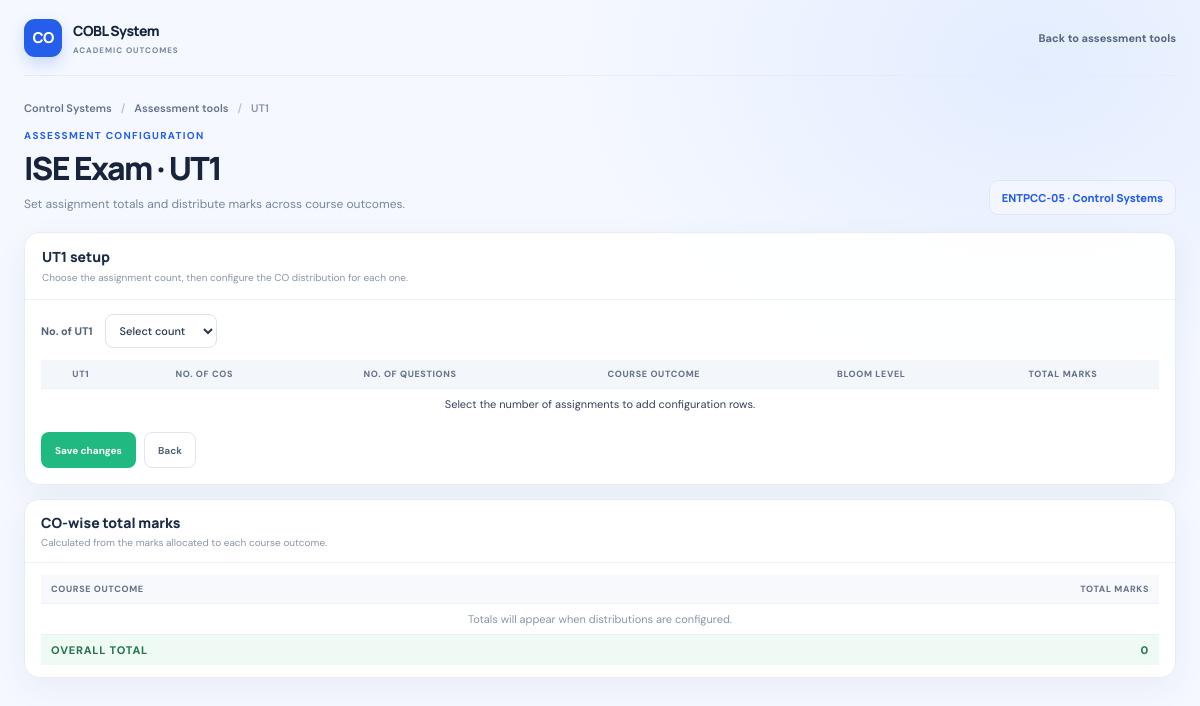
Screenshot of /tools/assignment/1/ (signed in) with the database file from the repository.
### accounts/models.py (models this page shows, shortened)
class Course(models.Model):
    academic_class = models.ForeignKey(
        AcademicClass,
        on_delete=models.CASCADE,
        related_name="courses"
    )
    course_code = models.CharField(max_length=20)
    course_name = models.CharField(max_length=100)
    faculty = models.ForeignKey(
        settings.AUTH_USER_MODEL,
        on_delete=models.SET_NULL,
        null=True,
        blank=True,
        limit_choices_to={"role__in": ["FACULTY", "HOD"]}
    )

class AssessmentTool(models.Model):
    course = models.ForeignKey(
        "Course",
        on_delete=models.CASCADE,
        related_name="assessment_tools"
    )
    main_tool = models.CharField(max_length=50)
    sub_tool = models.CharField(max_length=100)
    is_locked = models.BooleanField(default=False)
    created_at = models.DateTimeField(auto_now_add=True)
    class Meta:
        ordering = ["created_at"]

### accounts/views.py (the view, shortened to what this page needs)
@login_required
def assignment_tutorial_page(request, tool_id):
    from .models import (
        AssessmentTool,
        AssignmentTool,
        AssignmentTutorialMarks,
        CourseOutcome,
    )
    tool = get_object_or_404(AssessmentTool, id=tool_id)
    course = tool.course
    cos = list(CourseOutcome.objects.filter(course=course).order_by("co_number"))
    co_by_id = {str(co.id): co for co in cos}
    existing_details = list(
        AssignmentTool.objects.filter(tool=tool).select_related("co").order_by("question_no")
    )
    grouped_details = {}
    saved_rows = []
    assignment_distribution_counts = defaultdict(int)
    assignment_count = max(assignment_distribution_counts, default=0)
    return render(
        request,
        "tools/assignment_tutorial.html",
        {
            "tool": tool,
            "course": course,
            "cos": cos,
            "saved_rows": saved_rows,
            "assignment_count": assignment_count,
            "co_count": len(cos),
            "range": range(1, 16),
        }
    )

### accounts/templates/tools/assignment_tutorial.html (shortened to what this page needs)
<!DOCTYPE html>
<html lang="en">
<head>
</head>
<body>
    <main class="page-shell">
        <header class="topbar">
            <a class="brand" href="{% url 'view_course' course.id %}" aria-label="COBL course dashboard">
                <span class="brand-mark" aria-hidden="true">CO</span>
                <span>
                    <span class="brand-name">COBL System</span>
                    <span class="brand-caption">Academic outcomes</span>
                </span>
            </a>
            <a class="back-link" href="{% url 'assessment_tool_page' course.id %}">Back to assessment tools</a>
        </header>
        <div class="page-content">
            <nav class="breadcrumb" aria-label="Breadcrumb">
                <a href="{% url 'view_course' course.id %}">{{ course.course_name }}</a>
                <span class="breadcrumb-separator" aria-hidden="true">/</span>
                <a href="{% url 'assessment_tool_page' course.id %}">Assessment tools</a>
                <span class="breadcrumb-separator" aria-hidden="true">/</span>
                <span>{{ tool.sub_tool }}</span>
            </nav>
            <section class="page-heading" aria-labelledby="page-title">
                <div>
                    <p class="eyebrow">Assessment configuration</p>
                    <h1 id="page-title">{{ tool.main_tool }} · {{ tool.sub_tool }}</h1>
                    <p class="page-description">Set assignment totals and distribute marks across course outcomes.</p>
                </div>
                <span class="course-chip">{{ course.course_code }} · {{ course.course_name }}</span>
            </section>
            <section class="panel" aria-labelledby="assignment-title">
                <div class="panel-header">
                    <div>
                        <h2 class="panel-title" id="assignment-title">{{ tool.sub_tool }} setup</h2>
                        <p class="panel-subtitle">Choose the assignment count, then configure the CO distribution for each one.</p>
                    </div>
                </div>
                <form method="post" class="assignment-form" onsubmit="enableBeforeSubmit()">
                    <div class="count-field">
                        <label for="assignCount">No. of {{ tool.sub_tool }}</label>
                        <select id="assignCount" name="assignment_count" required>
                            <option value="">Select count</option>
                        </select>
                    </div>
                    <div class="table-wrap" role="region" aria-label="Assignment CO distributions" tabindex="0">
                        <table class="assignment-table">
                            <thead>
                                <tr>
                                    <th scope="col">{{ tool.sub_tool }}</th>
                                    <th scope="col">No. of COs</th>
                                    <th scope="col">No. of Questions</th>
                                    <th scope="col">Course outcome</th>
                                    <th scope="col">Bloom level</th>
                                    <th scope="col">Total Marks</th>
                                </tr>
                            </thead>
                            <tbody id="tbody">
                                <tr class="empty-row">
                                    <td colspan="6">Select the number of assignments to add configuration rows.</td>
                                </tr>
                            </tbody>
                        </table>
                    </div>
                    <div class="form-actions">
                        <button type="submit" class="button button-success" id="saveBtn" style="display:none;">Save changes</button>
                        <a class="button button-secondary" href="{% url 'assessment_tool_page' course.id %}">Back</a>
                    </div>
                </form>
            </section>
            <section class="totals-panel" aria-labelledby="totals-title">
                <header class="totals-header">
                    <h2 id="totals-title">CO-wise total marks</h2>
                    <p>Calculated from the marks allocated to each course outcome.</p>
                </header>
                <div class="totals-content">
                    <table class="totals-table">
                        <thead>
                            <tr><th scope="col">Course outcome</th><th scope="col">Total marks</th></tr>
                        </thead>
                        <tbody id="coWise">
                            <tr><td class="empty-totals" colspan="2">Totals will appear when distributions are configured.</td></tr>
                        </tbody>
                        <tfoot>
                            <tr><th scope="row">Overall total</th><th id="overallTotal">0</th></tr>
                        </tfoot>
                    </table>
                </div>
            </section>
        </div>
    </main>
</body>
</html>

### rows the page displays
Course: course_name "Control Systems", course_code "ENTPCC-05"
AssessmentTool: sub_tool "UT1", main_tool "ISE Exam"
